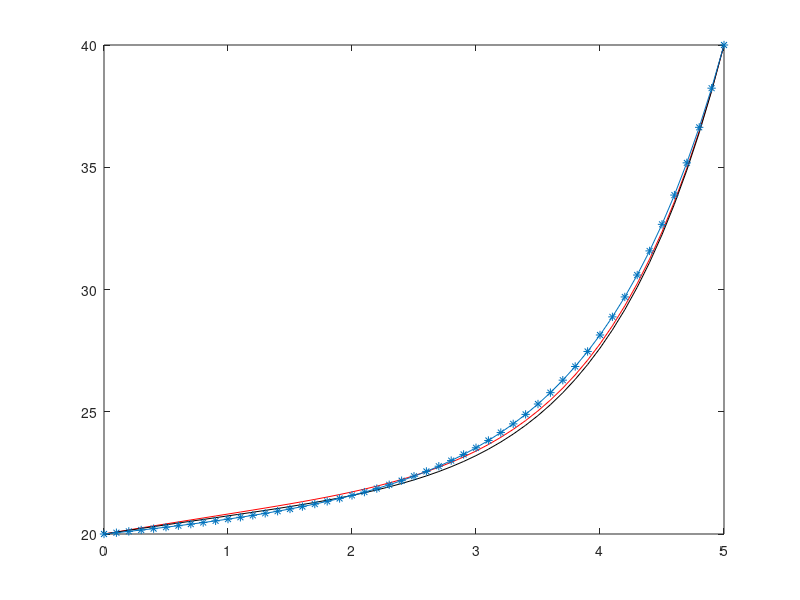

Write the MATLAB code that produced this figure.
% 1D poisson equation
clear all
clc
x=0:0.1:5;
xhg=0:0.02:1;

k=1;
u=1;
f=.4;
l=5;
hg=1;
t=0:0.1:5;
t0=20;
t1=40;
T=zeros(1,size(t,2));
Tg=zeros(1,size(t,2));
p=zeros(1,size(t,2));
o=zeros(1,size(t,2));
j=zeros(1,size(t,2));
y=zeros(1,size(t,2));
for i=1:size(t,2)
   
T(1,i)= sin(pi*x(1,i)/l)*exp((u*x(1,i)*0.5/k)-t(1,i)*((u^2*0.25/k+k*pi^2/l^2)))+((t0-t1)/(1-exp(l*u/k)))*exp(u*x(1,i)/k)+(t1-t0*exp(l*u/k))/(1-exp(l*u/k));
p(1,i)=sin(pi*x(1,i)/l)*exp((u*x(1,i)*0.5/k)-t(1,i)*((u^2*0.25/k+k*pi^2/l^2)));
o(1,i)=((t0-t1+f)/(1-exp(l*u/k)))*exp(u*x(1,i)/k);
j(1,i)=xhg(1,i)*f/u;
y(1,i)=(t1-t0*exp(l*u/k)-f)/(1-exp(l*u/k));
Tg(1,i)=p(1,i)+o(1,i)+j(1,i)+y(1,i);
end
plot(x,Tg,'r',x,T,'k')


[p' o' j' y' Tg'];
hold on

h=0.1;      %   0.5;

e=500*h;   %  20*h;

xn=0:h:h*e  ;   %0:.1:5;

s=(-k/h) * [1 -1 ; -1 1] - (u/2) * [-1 1 ; -1 1];
m=(h/2) * [1 0 ; 0 1];

dt=0.1;

F=(f*h/2)*[1;1];

A=m/dt-s;

B=m/dt;

Ag=zeros(e+1);
Bg=zeros(e+1);
Fg=zeros(e+1,1);

Agt=zeros(e+1);
Bgt=zeros(e+1);
Fgt=zeros(e+1,1);

for i=1:1:e
    Agt(i:i+1,i:i+1)=A;
    Bgt(i:i+1,i:i+1)=B;
    Fgt(i:i+1,1)=F;
    
    Ag=Ag+Agt;
    Bg=Bg+Bgt;
    Fg=Fg+Fgt;
    
    Agt=zeros(e+1);
    Bgt=zeros(e+1);
    Fgt=zeros(e+1,1);
    
end

Ag;
Bg;
Fg;

Ti=20*ones(e+1,1);

sol=inv(Ag)*(Fg+Bg*Ti);%sol=inv(Ag)*(Fg+Bg*Ti);

Ti=sol;
dt=0.2;
% 
% 
while (dt<50)

    Ti(e+1,1)=t1;
    Ti(1,1)=t0;
    
    
    F=(f*h/2)*[1;1];
    
    A=m/dt-s;
    
    B=m/dt;
    
    Ag=zeros(e+1);
    Bg=zeros(e+1);
    Fg=zeros(e+1,1);
    
    Agt=zeros(e+1);
    Bgt=zeros(e+1);
    Fgt=zeros(e+1,1);
    
    for i=1:1:e
        Agt(i:i+1,i:i+1)=A;
        Bgt(i:i+1,i:i+1)=B;
        Fgt(i:i+1,1)=F;
        
        Ag=Ag+Agt;
        Bg=Bg+Bgt;
        Fg=Fg+Fgt;
        
        Agt=zeros(e+1);
        Bgt=zeros(e+1);
        Fgt=zeros(e+1,1);
        
    end
    
    Ag(1,:)=zeros(e+1,1);
    Bg(1,:)=zeros(e+1,1);
    Fg(1,:)=0;
    
    Ag(e+1,:)=zeros(e+1,1);
    Bg(e+1,:)=zeros(e+1,1);
    Fg(e+1,1)=0;
    
    Ag(1,1)=1;
    Bg(1,1)=1;
    Fg(1,1)=0;
    
    Ag(e+1,e+1)=1;
    Bg(e+1,e+1)=1;
    Fg(e+1,1)=0;
    
    sol=inv(Ag)*(Fg+Bg*Ti); %sol=inv(Ag)*(Fg+Bg*Ti);
    Ti=sol;
    dt=dt+0.1;

end

    Ti(e+1,1)=40;
    Ti(1,1)=20;
    


[Tg' Ti ]

plot(xn,Ti,'-*')

axis([0,5,20,40])

























% k=[0.124 -0.118 0.00
% -0.118 0.248 -0.118
% 0.00 -0.118 0.124]
% 
% f=[0.15
% 0.30
% 0.15
% ]
% c=[0.0484 0.0242 0.00
% 0.0242 0.0968 0.0242
% 0.00 0.0242 0.0484]
% 
% tkn=[25
% 25.0
% 25.0]

% a=(c +.5*.1*k)
% b=(c-.5*.1*k)
% c=.1*f
% 
% soln=inv(a)*(b*tkn+c)
% a =[
% 
%     
%        0.1092    0.0183
%            0.0183    0.0546]
% 
% 
% 
% 
% 
% b =[
% 
%     
%         0.0844    0.0301
%              0.0301    0.0422
% ]
% 
% 
% 
% c =[
% 
%     
%     0.0300
%     0.0150
% 
% 
% ]
% soln=inv(a)*(b*tkn+c)

% 
% 
% k=[0.124 -0.118; -0.118 0.124];
% c=[0.0484 0.0242; 0.0242 0.0484];
% f=[0.15 0.15]';
% ca=[-1 1;-1 1];
% dt=1;
% ka=[2 1;1 2];
% A=((c*ca)/(2*dt)+(k*ka/3));
% A(1,:)=zeros(1,2);
% A(1,1)=1;
% A
% sol=inv(A)*0.5*f






% a =
% 
%     0.0546    0.0183         0
%     0.0183    0.1092    0.0183
%          0    0.0183    0.0546
% 
% 
% 
% 
% 
% b =
% 
%     0.0422    0.0301         0
%     0.0301    0.0844    0.0301
%          0    0.0301    0.0422
% 
% 
% 
% 
% c =
% 
%     0.0150
%     0.0300
%     0.0150



























